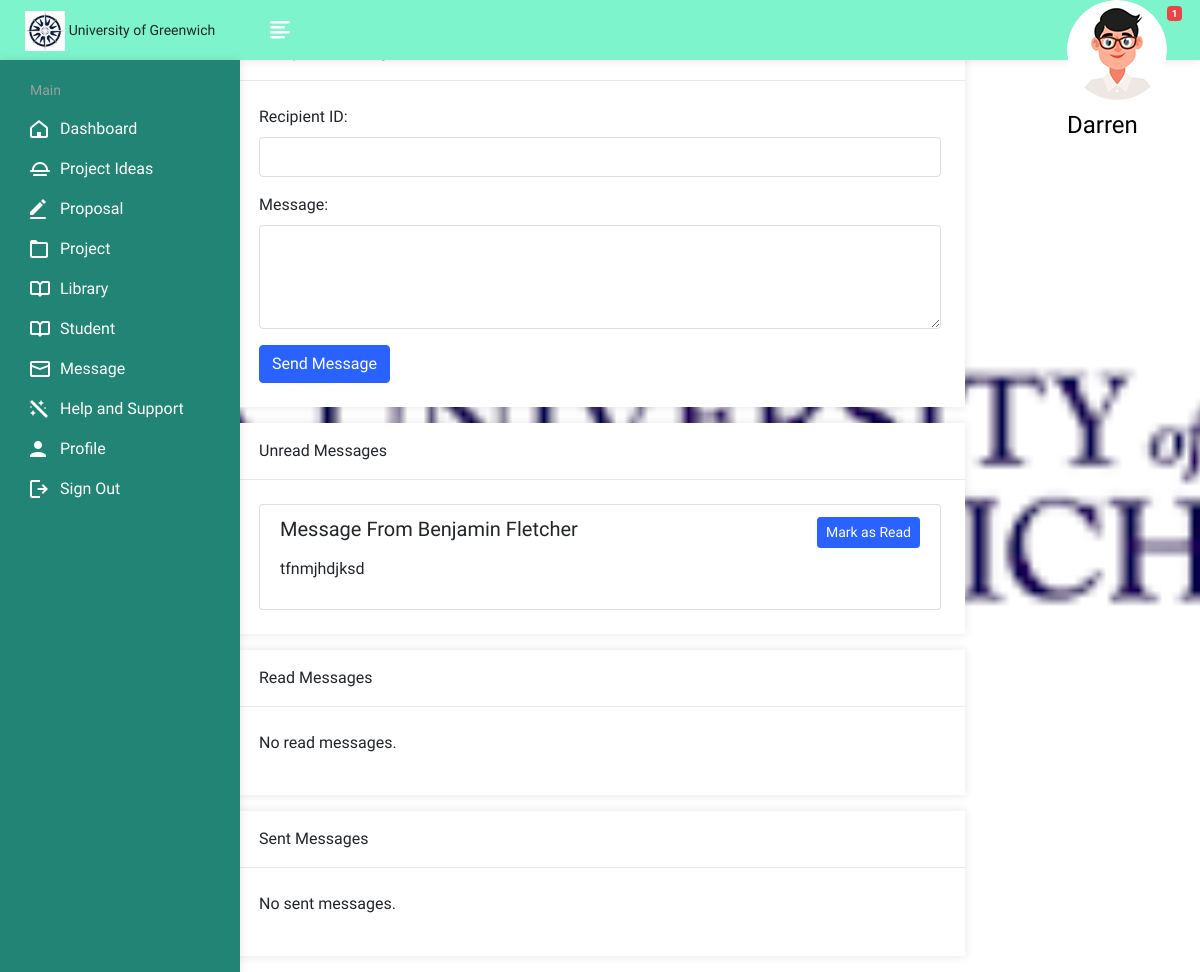
Screenshot of /lecturer/message.php (signed in) with the database file from the repository.
### tables this page shows
CREATE TABLE `lecturer` (
  `id` int(11) NOT NULL,
  `lid` int(11) NOT NULL,
  `firstname` varchar(255) NOT NULL,
  `lastname` varchar(255) NOT NULL,
  `email` varchar(255) NOT NULL,
  `phoneno` int(15) NOT NULL,
  `password` varchar(255) NOT NULL,
  `photo` varchar(255) NOT NULL,
  `faculty` varchar(255) NOT NULL,
  `department` varchar(255) NOT NULL,
  `sid` int(11) NOT NULL,
  `address` varchar(255) NOT NULL
);

CREATE TABLE `messages` (
  `sid` int(11) NOT NULL,
  `lid` int(11) NOT NULL,
  `aid` int(11) NOT NULL,
  `message` varchar(255) NOT NULL,
  `recipient_id` int(11) NOT NULL,
  `date_sent` datetime NOT NULL,
  `sender_id` int(11) NOT NULL,
  `message_id` int(11) NOT NULL,
  `unReadcount` int(11) NOT NULL,
  `is_read` int(11) NOT NULL,
  `subject` varchar(255) NOT NULL,
  `sender_name` varchar(255) NOT NULL
);

### lecturer/message.php (the view, shortened to what this page needs)
<?php
require("config.php");
$unreadMessagesQuery = "SELECT m.*, CONCAT(l.firstname, ' ', l.lastname) as sender_name
                        FROM messages m
                        JOIN student l ON m.sender_id = l.sid
                        WHERE m.recipient_id = '{$_SESSION['lid']}' AND m.is_read = 0";
$unreadMessagesResult = mysqli_query($con, $unreadMessagesQuery);
$readMessagesQuery = "SELECT m.*, CONCAT(l.firstname, ' ', l.lastname) as sender_name
                      FROM messages m
                      JOIN student l ON m.sender_id = l.sid
                      WHERE m.recipient_id = '{$_SESSION['lid']}' AND m.is_read = 1";
$readMessagesResult = mysqli_query($con, $readMessagesQuery);
$sentMessagesQuery = "SELECT * FROM messages WHERE sender_id = '{$_SESSION['lid']}'";
$sentMessagesResult = mysqli_query($con, $sentMessagesQuery);
?>
<!DOCTYPE html>
<html lang="en">
<head>
    <link rel="stylesheet" href="https://cdnjs.cloudflare.com/ajax/libs/twitter-bootstrap/5.3.0/css/bootstrap.min.css">
    <link rel="stylesheet" href="assets/css/bootstrap.min.css">
    <link rel="stylesheet" href="assets/css/font-awesome.min.css">
    <link rel="stylesheet" href="assets/css/feathericon.min.css">
    <link rel="stylesheet" href="assets/css/style.css">
</head>
<body>
<?php include("header.php"); ?>
    <div class="container my-4">
        <div class="row">
            <div class="col-md-8 mx-auto">
<div class="card mb-3">
    <div class="card-header">
    </div>
    <div class="card-body">
        <form action="" method="POST">
        <div class="mb-3">
    <label for="recipientId" class="form-label">Recipient ID:</label>
    <input type="text" class="form-control" id="recipientId" name="recipient_id" required>
</div>
            <div class="mb-3">
                <label for="messageContent" class="form-label">Message:</label>
                <textarea class="form-control" id="messageContent" name="message" rows="4" required></textarea>
            </div>
            <button type="submit" class="btn btn-primary">Send Message</button>
        </form>
    </div>
</div>
<div class="card mb-3">
    <div class="card-header">
        Unread Messages
    </div>
    <div class="card-body">
        <?php if (mysqli_num_rows($unreadMessagesResult) > 0) { ?>
            <ul class="list-group">
                <?php while ($unreadMessageRow = mysqli_fetch_assoc($unreadMessagesResult)) { ?>
                    <li class="list-group-item d-flex justify-content-between">
                        <div>
                            <h5><?php echo 'Message From ' . $unreadMessageRow['sender_name']; ?></h5>
                            <p><?php echo $unreadMessageRow['message']; ?></p>
                        </div>
                        <div>
                            <button class="btn btn-sm btn-primary mark-read" data-message-id="<?php echo $unreadMessageRow['message_id']; ?>">Mark as Read</button>
                        </div>
                    </li>
                <?php } ?>
            </ul>
        <?php } else { ?>
            <p>No unread messages.</p>
        <?php } ?>
    </div>
</div>
<div class="card mb-3">
    <div class="card-header">
        Read Messages
    </div>
    <div class="card-body">
        <?php if (mysqli_num_rows($readMessagesResult) > 0) { ?>
            <ul class="list-group">
                <?php while ($readMessageRow = mysqli_fetch_assoc($readMessagesResult)) { ?>
                    <li class="list-group-item d-flex justify-content-between">
                        <div>
                        <h5><?php echo 'Message From ' . $readMessageRow['sender_name']; ?></h5>
                            <p><?php echo $readMessageRow['subject']; ?></p>
                            <p><?php echo $readMessageRow['message']; ?></p>
                        </div>
                        <div>
                            <?php if ($readMessageRow['is_read'] == 1) { ?>
                                <button class="btn btn-sm btn-secondary mark-unread" data-message-id="<?php echo $readMessageRow['message_id']; ?>">Mark as Unread</button>
                            <?php } else { ?>
                                <button class="btn btn-sm btn-primary mark-read" data-message-id="<?php echo $readMessageRow['message_id']; ?>">Mark as Read</button>
                            <?php } ?>
                            <button class="btn btn-sm btn-danger delete-message" data-message-id="<?php echo $readMessageRow['message_id']; ?>">Delete</button>
                        </div>
                    </li>
                <?php } ?>
            </ul>
        <?php } else { ?>
            <p>No read messages.</p>
        <?php } ?>
    </div>
</div>
<div class="card mb-3">
    <div class="card-header">
        Sent Messages
    </div>
    <div class="card-body">
        <?php if (mysqli_num_rows($sentMessagesResult) > 0) { ?>
            <ul class="list-group">
                <?php while ($sentMessageRow = mysqli_fetch_assoc($sentMessagesResult)) { ?>
                    <li class="list-group-item d-flex justify-content-between">
                        <div>
                            <h5>Recipient ID:  <?php echo $sentMessageRow['recipient_id']; ?></h5>
                            <p><h5>Message:</h5>  <?php echo $sentMessageRow['message']; ?></p>
                        </div>
                        <div>
                            <button class="btn btn-sm btn-danger delete-message" data-message-id="<?php echo $sentMessageRow['message_id']; ?>">Delete</button>
                        </div>
                    </li>
                <?php } ?>
            </ul>
        <?php } else { ?>
            <p>No sent messages.</p>
        <?php } ?>
    </div>
</div>
            </div>
        </div>
    </div>
</body>
</html>

### lecturer/header.php (shortened to what this page needs)
<?php
require("config.php");
$query = "SELECT firstname FROM lecturer WHERE lid = '{$_SESSION['lid']}'";
$result = mysqli_query($con, $query);
if ($result && mysqli_num_rows($result) > 0) {
    $row = mysqli_fetch_assoc($result);
    $firstName = $row['firstname'];
} else {
    $firstName = 'Unknown';
}
$unreadQuery = "SELECT COUNT(*) AS unreadCount FROM messages WHERE recipient_id = '{$_SESSION['lid']}' AND is_read = 0";
$unreadResult = mysqli_query($con, $unreadQuery);
$unreadRow = mysqli_fetch_assoc($unreadResult);
$unreadCount = $unreadRow['unreadCount'];
?>
<div class="header">
    <div class="header-left">
        <a href="dashboard.php" class="logo">
            <img src="assets/img/logo.jpg" alt="Logo" width="30" height="50">
            <span style="font-size: 14px;">University of Greenwich</span>
        </a>
    </div>
    <a href="javascript:void(0);" id="toggle_btn">
        <i class="fe fe-text-align-left"></i>
    </a>
    <ul class="nav sid-menu">
        <li class="nav-item dropdown app-dropdown">
            <a href="#" class="dropdown-toggle nav-link" data-toggle="dropdown">
                <span class="sid-img"><img class="rounded-circle" src="assets/img/profiles/avatar-01.png" alt="Ryan Taylor"></span>
                <h4 style="color:black;margin-top:13px;text-transform:capitalize;"><?php echo $firstName; ?></h4>
                <?php if ($unreadCount > 0) { ?>
                    <span class="badge badge-danger"><?php echo $unreadCount; ?></span>
                <?php } ?>
            </a>
        </li>
    </ul>
</div>
            <div class="sidebar" id="sidebar">
                <div class="sidebar-inner slimscroll">
					<div id="sidebar-menu" class="sidebar-menu">
						<ul>
							<li class="menu-title">
								<span>Main</span>
							</li>
							<li>
							<a href="dashboard.php"><i class="fe fe-home"></i> <span>Dashboard</span></a>
                            <a href="idea.php"><i class="fe fe-sunrise"></i> <span>Project Ideas</span></a>
<a href="proposal.php"><i class="fe fe-edit"></i> <span>Proposal</span></a>
<a href="project.php"><i class="fe fe-folder"></i> <span>Project</span></a>
<a href="library.php"><i class="fe fe-book"></i> <span>Library</span></a>
<a href="student.php"><i class="fe fe-book"></i> <span>Student</span></a>
<a href="message.php"><i class="fe fe-mail"></i> <span>Message</span></a>
<a href="help.php"><i class="fe fe-magic"></i> <span>Help and Support</span></a>
<a href="profile.php"><i class="fe fe-sid"></i> <span>Profile</span></a>
<a href="logout.php"><i class="fe fe-logout"></i> <span>Sign Out</span></a>
							</li>
						</ul>
					</div>
                </div>
            </div>

### lecturer/header.php (style rules this page uses)
.nav.sid-menu { display: flex; flex-direction: row-reverse; align-items: center; margin-right: 15px; height: 50px; }
.nav.sid-menu li { order: -1; margin-left: 10px; }
.nav.sid-menu h4 { color: white; margin-right: 10px; text-transform: capitalize; line-height: 1; }

### rows the page displays
lecturer: firstname "Darren"
messages: sender_name "Benjamin Fletcher", message "tfnmjhdjksd"

### other values shown
$unreadCount "1"
